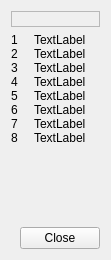
<?xml version="1.0" encoding="UTF-8"?>
<ui version="4.0">
 <class>CItemInfo</class>
 <widget class="QWidget" name="CItemInfo">
  <property name="geometry">
   <rect>
    <x>0</x>
    <y>0</y>
    <width>111</width>
    <height>260</height>
   </rect>
  </property>
  <property name="windowTitle">
   <string>Form</string>
  </property>
  <layout class="QVBoxLayout" name="verticalLayout">
   <item>
    <widget class="QLabel" name="pLGroup">
     <property name="frameShape">
      <enum>QFrame::StyledPanel</enum>
     </property>
     <property name="frameShadow">
      <enum>QFrame::Raised</enum>
     </property>
     <property name="text">
      <string/>
     </property>
     <property name="alignment">
      <set>Qt::AlignCenter</set>
     </property>
     <property name="margin">
      <number>2</number>
     </property>
    </widget>
   </item>
   <item>
    <layout class="QFormLayout" name="formLayout">
     <property name="verticalSpacing">
      <number>0</number>
     </property>
     <item row="0" column="0">
      <widget class="QLabel" name="pLField1">
       <property name="text">
        <string>1</string>
       </property>
      </widget>
     </item>
     <item row="0" column="1">
      <widget class="QLabel" name="pLF1">
       <property name="text">
        <string>TextLabel</string>
       </property>
       <property name="indent">
        <number>10</number>
       </property>
      </widget>
     </item>
     <item row="1" column="0">
      <widget class="QLabel" name="pLField2">
       <property name="text">
        <string>2</string>
       </property>
      </widget>
     </item>
     <item row="1" column="1">
      <widget class="QLabel" name="pLF2">
       <property name="text">
        <string>TextLabel</string>
       </property>
       <property name="indent">
        <number>10</number>
       </property>
      </widget>
     </item>
     <item row="2" column="0">
      <widget class="QLabel" name="pLField3">
       <property name="text">
        <string>3</string>
       </property>
      </widget>
     </item>
     <item row="2" column="1">
      <widget class="QLabel" name="pLF3">
       <property name="text">
        <string>TextLabel</string>
       </property>
       <property name="indent">
        <number>10</number>
       </property>
      </widget>
     </item>
     <item row="3" column="0">
      <widget class="QLabel" name="pLField4">
       <property name="text">
        <string>4</string>
       </property>
      </widget>
     </item>
     <item row="3" column="1">
      <widget class="QLabel" name="pLF4">
       <property name="text">
        <string>TextLabel</string>
       </property>
       <property name="indent">
        <number>10</number>
       </property>
      </widget>
     </item>
     <item row="4" column="0">
      <widget class="QLabel" name="pLField5">
       <property name="text">
        <string>5</string>
       </property>
      </widget>
     </item>
     <item row="4" column="1">
      <widget class="QLabel" name="pLF5">
       <property name="text">
        <string>TextLabel</string>
       </property>
       <property name="indent">
        <number>10</number>
       </property>
      </widget>
     </item>
     <item row="5" column="0">
      <widget class="QLabel" name="pLField6">
       <property name="text">
        <string>6</string>
       </property>
      </widget>
     </item>
     <item row="5" column="1">
      <widget class="QLabel" name="pLF6">
       <property name="text">
        <string>TextLabel</string>
       </property>
       <property name="indent">
        <number>10</number>
       </property>
      </widget>
     </item>
     <item row="6" column="0">
      <widget class="QLabel" name="pLField7">
       <property name="text">
        <string>7</string>
       </property>
      </widget>
     </item>
     <item row="6" column="1">
      <widget class="QLabel" name="pLF7">
       <property name="text">
        <string>TextLabel</string>
       </property>
       <property name="indent">
        <number>10</number>
       </property>
      </widget>
     </item>
     <item row="7" column="0">
      <widget class="QLabel" name="pLField8">
       <property name="text">
        <string>8</string>
       </property>
      </widget>
     </item>
     <item row="7" column="1">
      <widget class="QLabel" name="pLF8">
       <property name="text">
        <string>TextLabel</string>
       </property>
       <property name="indent">
        <number>10</number>
       </property>
      </widget>
     </item>
    </layout>
   </item>
   <item>
    <spacer name="verticalSpacer">
     <property name="orientation">
      <enum>Qt::Vertical</enum>
     </property>
     <property name="sizeHint" stdset="0">
      <size>
       <width>20</width>
       <height>40</height>
      </size>
     </property>
    </spacer>
   </item>
   <item>
    <layout class="QHBoxLayout" name="horizontalLayout_2">
     <item>
      <spacer name="horizontalSpacer">
       <property name="orientation">
        <enum>Qt::Horizontal</enum>
       </property>
       <property name="sizeHint" stdset="0">
        <size>
         <width>40</width>
         <height>20</height>
        </size>
       </property>
      </spacer>
     </item>
     <item>
      <widget class="QPushButton" name="pPBClose">
       <property name="text">
        <string>Close</string>
       </property>
      </widget>
     </item>
    </layout>
   </item>
  </layout>
 </widget>
 <resources/>
 <connections/>
</ui>
